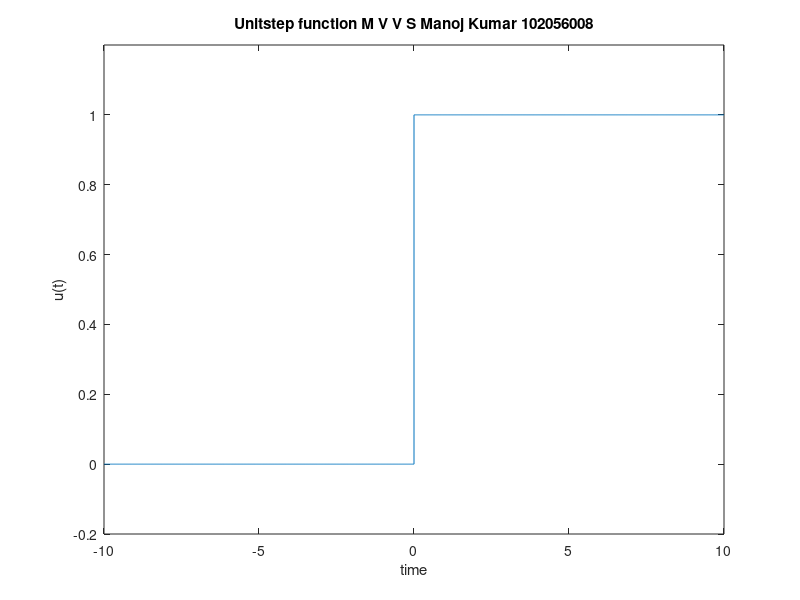

This chart was generated by the following MATLAB code:
%% signals and systems lab 

clc;
clear;
close all;
t1= -10:0.01:0;
t2= 0:0.01:10;
u1= zeros(size(t1));
u2= ones(size(t2));
t= [t1 t2];
u= [u1 u2];
plot(t,u);
ylim([-0.2,1.2]);
xlabel('time')
ylabel('u(t)')
title("Unitstep function M V V S Manoj Kumar 102056008")
